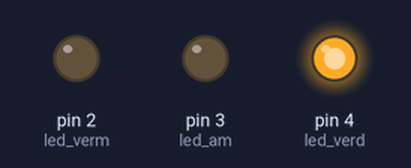
Bench run of a sketch on a simulated Arduino Uno, built with avr-gcc and run on an emulated ATmega328P. Shown: output pins drawn as LEDs (lit = HIGH).

Above: at 0.5 s.
At 1.5 s:
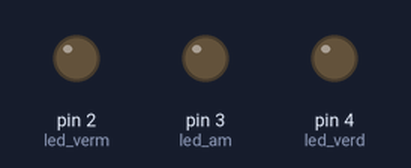
At 2.5 s:
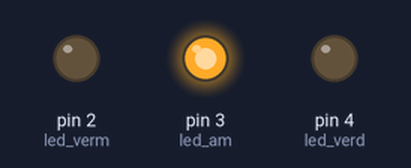
At 3.5 s:
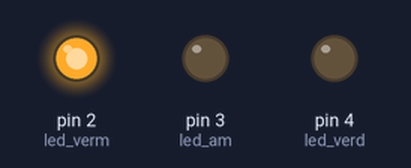
Timing chart, 0 to 5.2 s (numbered marks = the images above):
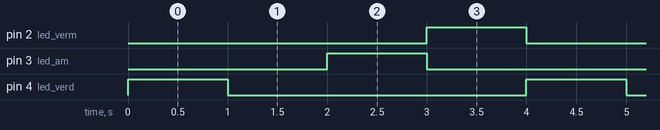

The sketch:

semaforo.ino
```cpp
// C++ code
//

int led_verm = 2;
int led_am = 3;
int led_verd = 4;

void setup()
{
  pinMode(led_verm, OUTPUT);
  pinMode(led_am, OUTPUT);
  pinMode(led_verd, OUTPUT);
}

void loop()
{
  digitalWrite(led_verd, HIGH);
  delay(1000); // Wait for 10 millisecond(s)
  digitalWrite(led_verd, LOW);
  delay(1000);

  digitalWrite(led_am, HIGH);
  delay(1000); // Wait for 10 millisecond(s)
  digitalWrite(led_am, LOW);

  digitalWrite(led_verm, HIGH);
  delay(1000); // Wait for 10 millisecond(s)
  digitalWrite(led_verm, LOW);
}
```

Measured:
- by itself, pin 2 (led_verm), pin 3 (led_am), pin 4 (led_verd): alternates HIGH for 1.0 s and LOW for 3.0 s
- by itself, everything shown: repeats every 4.0 s, in 5 steps
